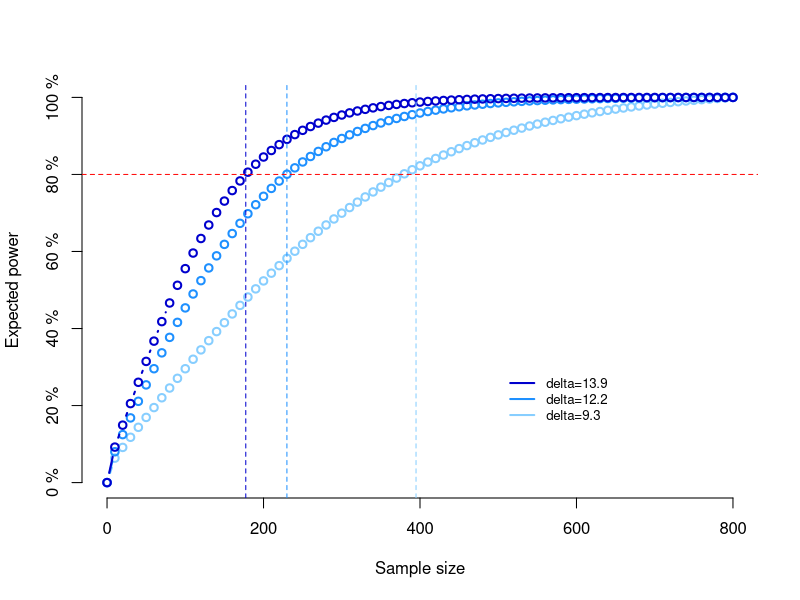
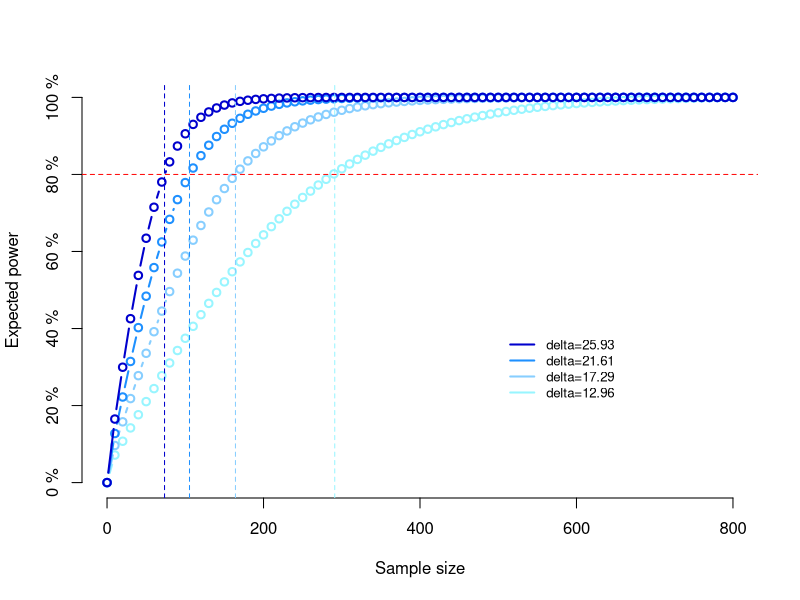

Generate these figures, in order, with R:
## ---- chunk 1
knitr::opts_chunk$set(echo = TRUE)
library(pwr)
## ---- chunk 2
# Sample size for a given power
p.out1 <-power.t.test(power=0.8,
                      delta=4.6,
                      sd=46.59,
                      type="two.sample")
p.out1
## ---- chunk 3
# Sample size for a given power
p.out2 <-power.t.test(power=0.8,
                      delta=7.3,
                      sd=46.59,
                      type="two.sample")
p.out2
## ---- chunk 4
# Sample size for a given power
p.out3 <-power.t.test(power=0.8,
                      delta=9.3,
                      sd=46.59,
                      type="two.sample")
p.out3
## ---- chunk 5
# Sample size for a given power
p.out4 <-power.t.test(power=0.8,
                      delta=12.2,
                      sd=46.59,
                      type="two.sample")
p.out4
## ---- chunk 6
# Sample size for a given power
p.out5 <-power.t.test(power=0.8,
                      delta=13.9,
                      sd=46.59,
                      type="two.sample")
p.out5
## ---- chunk 7
# Get power calculatons
samplesizes <- seq(from=0,to=800,by=10)
#pwr.1 <-power.t.test(n=samplesizes,delta=4.6  ,sd=46.59,type="two.sample")$power
#pwr.2 <-power.t.test(n=samplesizes,delta=7.3  ,sd=46.59,type="two.sample")$power
pwr.3 <-power.t.test(n=samplesizes,delta=9.3  ,sd=46.59,type="two.sample")$power
pwr.4 <-power.t.test(n=samplesizes,delta=12.2 ,sd=46.59,type="two.sample")$power
pwr.5 <-power.t.test(n=samplesizes,delta=13.9 ,sd=46.59,type="two.sample")$power

# Generate plot
plot(samplesizes, pwr.3, type="b", col="skyblue1", lwd=2, axes=FALSE, ylab="", xlab="" )
par(new=TRUE)
plot(samplesizes, pwr.4, type="b", col="dodgerblue", lwd=2, axes=FALSE, ylab="", xlab="" )
par(new=TRUE)
plot(samplesizes, pwr.5,type="b", col="mediumblue", lwd=2, axes=FALSE,
     xlim=c(0,800), xlab="Sample size", ylab="Expected power", ylim=c(0,1))
axis(1,at=c(0,200,400,600,800))
axis(2,at=c(0,0.2,0.4,0.6,0.8,1),labels=paste(c(0,20,40,60,80,100),"%"))
abline(h=0.8, col="red", lty=2)
abline(v=p.out3$n, col="skyblue1", lty=2)
abline(v=p.out4$n, col="dodgerblue", lty=2)
abline(v=p.out5$n, col="mediumblue", lty=2)
legend(500, 0.3, legend=c("delta=13.9", "delta=12.2", "delta=9.3"),
       col=c("mediumblue", "dodgerblue", "skyblue1"), lwd=2:2, lty=1:1, cex=0.8, box.lty=0)
## ---- chunk 8
# Effect for a given power and sample size
design.1 <-power.t.test(power=0.8,
                      n=300,
                      sd=46.59,
                      type="two.sample")
## ---- chunk 9
# Sample size for a given power
p.out1.h <-power.t.test(power=0.8,
                      delta=(86.43*.1),
                      sd=55.73,
                      type="two.sample")
p.out1.h
## ---- chunk 10
# Sample size for a given power
p.out2.h <-power.t.test(power=0.8,
                      delta=(86.43*.15),
                      sd=55.73,
                      type="two.sample")
p.out2.h
## ---- chunk 11
# Sample size for a given power
p.out3.h <-power.t.test(power=0.8,
                      delta=(86.43*.2),
                      sd=55.73,
                      type="two.sample")
p.out3.h
## ---- chunk 12
# Sample size for a given power
p.out4.h <-power.t.test(power=0.8,
                      delta=(86.43*.25),
                      sd=55.73,
                      type="two.sample")
p.out4.h
## ---- chunk 13
# Sample size for a given power
p.out5.h <-power.t.test(power=0.8,
                      delta=(86.43*.3),
                      sd=55.73,
                      type="two.sample")
p.out5.h
## ---- chunk 14
# Get power calculatons
samplesizes <- seq(from=0,to=800,by=10)
#pwr.1 <-power.t.test(n=samplesizes,delta=(86.43*.1)  ,sd=55.73,type="two.sample")$power
pwr.2.h <-power.t.test(n=samplesizes,delta=(86.43*.15)  ,sd=55.73,type="two.sample")$power
pwr.3.h <-power.t.test(n=samplesizes,delta=(86.43*.2)   ,sd=55.73,type="two.sample")$power
pwr.4.h <-power.t.test(n=samplesizes,delta=(86.43*.25)  ,sd=55.73,type="two.sample")$power
pwr.5.h <-power.t.test(n=samplesizes,delta=(86.43*.3)   ,sd=55.73,type="two.sample")$power

# Generate plot
plot(samplesizes, pwr.2.h, type="b", col="cadetblue1", lwd=2, axes=FALSE, ylab="", xlab="" )
par(new=TRUE)
plot(samplesizes, pwr.3.h, type="b", col="skyblue1", lwd=2, axes=FALSE, ylab="", xlab="" )
par(new=TRUE)
plot(samplesizes, pwr.4.h, type="b", col="dodgerblue", lwd=2, axes=FALSE, ylab="", xlab="" )
par(new=TRUE)
plot(samplesizes, pwr.5.h,type="b", col="mediumblue", lwd=2, axes=FALSE,
     xlim=c(0,800), xlab="Sample size", ylab="Expected power", ylim=c(0,1))
axis(1,at=c(0,200,400,600,800))
axis(2,at=c(0,0.2,0.4,0.6,0.8,1),labels=paste(c(0,20,40,60,80,100),"%"))
abline(h=0.8, col="red", lty=2)
abline(v=p.out2.h$n, col="cadetblue1", lty=2)
abline(v=p.out3.h$n, col="skyblue1", lty=2)
abline(v=p.out4.h$n, col="dodgerblue", lty=2)
abline(v=p.out5.h$n, col="mediumblue", lty=2)
legend(500, 0.4, legend=c("delta=25.93", 
                          "delta=21.61", 
                          "delta=17.29",
                          "delta=12.96"),
       col=c("mediumblue", 
             "dodgerblue", 
             "skyblue1",
             "cadetblue1"), lwd=2:2, lty=1:1, cex=0.8, box.lty=0)
## ---- chunk 15
# Effect for a given power and sample size
design.2 <-power.t.test(power=0.8,
                      n=300,
                      sd=55.73,
                      type="two.sample")
